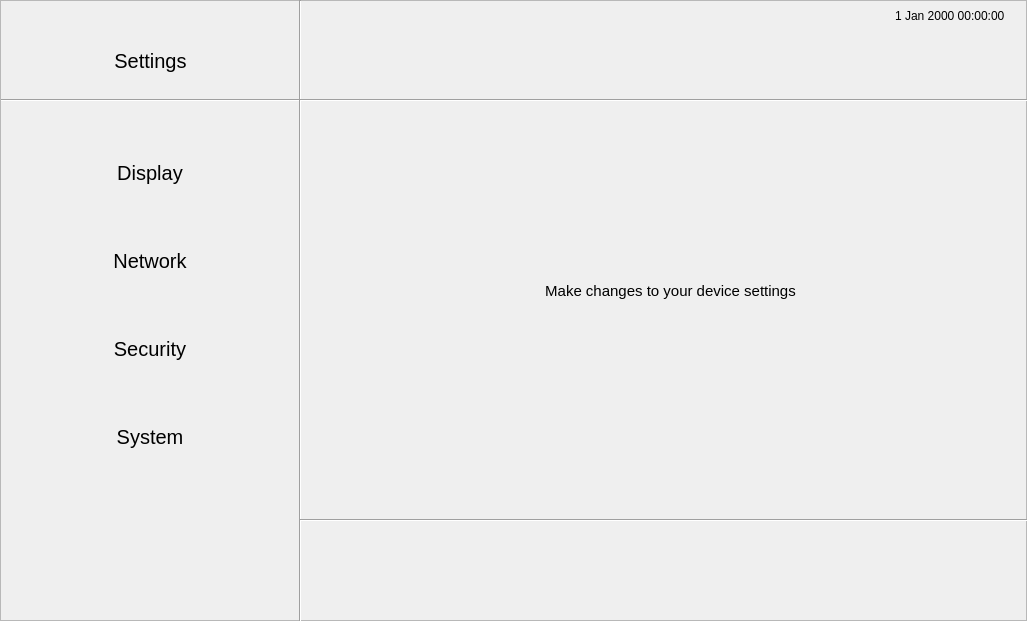
<?xml version="1.0" encoding="UTF-8"?>
<ui version="4.0">
 <class>p2Settings</class>
 <widget class="QWidget" name="p2Settings">
  <property name="geometry">
   <rect>
    <x>0</x>
    <y>0</y>
    <width>1027</width>
    <height>621</height>
   </rect>
  </property>
  <property name="font">
   <font>
    <pointsize>13</pointsize>
   </font>
  </property>
  <property name="windowTitle">
   <string>Form</string>
  </property>
  <property name="styleSheet">
   <string notr="true">QPushButton#backToHome,#backToLanding,#backToHome_2{
border: 0px solid gray;
border-radius: 10px;
padding: 0 8px;
background-color: transparent;
}
QPushButton
{
border: 0;
}
QDateTimeEdit {
  background: transparent;
  border: 0px solid gray;
  border-radius: 3px;
  padding: 1px 18px 1px 3px;
  min-width: 6em;
}
QDateTimeEdit::drop-down {
  subcontrol-origin: padding;
  subcontrol-position: top right;
  width: 15px;
  border-left-width: 1px;
  border-left-color: red;
  border-left-style: solid;
  border-top-right-radius: 3px;
  border-bottom-right-radius: 3px;
}

</string>
  </property>
  <widget class="QStackedWidget" name="stackedWidget">
   <property name="geometry">
    <rect>
     <x>300</x>
     <y>30</y>
     <width>731</width>
     <height>491</height>
    </rect>
   </property>
   <widget class="QWidget" name="page2Settings">
    <widget class="QLabel" name="label_3">
     <property name="geometry">
      <rect>
       <x>120</x>
       <y>240</y>
       <width>501</width>
       <height>41</height>
      </rect>
     </property>
     <property name="font">
      <font>
       <pointsize>11</pointsize>
      </font>
     </property>
     <property name="text">
      <string>Make changes to your device settings</string>
     </property>
     <property name="alignment">
      <set>Qt::AlignCenter</set>
     </property>
    </widget>
    <widget class="Line" name="line_3">
     <property name="geometry">
      <rect>
       <x>0</x>
       <y>60</y>
       <width>731</width>
       <height>20</height>
      </rect>
     </property>
     <property name="orientation">
      <enum>Qt::Horizontal</enum>
     </property>
    </widget>
    <widget class="Line" name="line_6">
     <property name="geometry">
      <rect>
       <x>0</x>
       <y>480</y>
       <width>731</width>
       <height>20</height>
      </rect>
     </property>
     <property name="orientation">
      <enum>Qt::Horizontal</enum>
     </property>
    </widget>
   </widget>
   <widget class="QWidget" name="page2SettingsDisplay">
    <widget class="QLabel" name="label_2">
     <property name="geometry">
      <rect>
       <x>250</x>
       <y>10</y>
       <width>221</width>
       <height>41</height>
      </rect>
     </property>
     <property name="font">
      <font>
       <pointsize>15</pointsize>
      </font>
     </property>
     <property name="text">
      <string>Display</string>
     </property>
     <property name="alignment">
      <set>Qt::AlignCenter</set>
     </property>
    </widget>
    <widget class="Line" name="line">
     <property name="geometry">
      <rect>
       <x>0</x>
       <y>60</y>
       <width>731</width>
       <height>20</height>
      </rect>
     </property>
     <property name="orientation">
      <enum>Qt::Horizontal</enum>
     </property>
    </widget>
    <widget class="Line" name="line_2">
     <property name="geometry">
      <rect>
       <x>-10</x>
       <y>10</y>
       <width>20</width>
       <height>621</height>
      </rect>
     </property>
     <property name="orientation">
      <enum>Qt::Vertical</enum>
     </property>
    </widget>
    <widget class="QWidget" name="horizontalLayoutWidget_2">
     <property name="geometry">
      <rect>
       <x>0</x>
       <y>120</y>
       <width>731</width>
       <height>181</height>
      </rect>
     </property>
     <layout class="QHBoxLayout" name="horizontalLayout_3" stretch="0,0,0">
      <property name="spacing">
       <number>30</number>
      </property>
      <property name="leftMargin">
       <number>25</number>
      </property>
      <property name="topMargin">
       <number>13</number>
      </property>
      <property name="rightMargin">
       <number>30</number>
      </property>
      <property name="bottomMargin">
       <number>0</number>
      </property>
      <item>
       <layout class="QVBoxLayout" name="verticalLayout_5">
        <item>
         <widget class="QPushButton" name="wallpaper1Button">
          <property name="sizePolicy">
           <sizepolicy hsizetype="Minimum" vsizetype="Preferred">
            <horstretch>0</horstretch>
            <verstretch>0</verstretch>
           </sizepolicy>
          </property>
          <property name="text">
           <string/>
          </property>
         </widget>
        </item>
        <item>
         <widget class="QLabel" name="wallpaper1Label">
          <property name="sizePolicy">
           <sizepolicy hsizetype="Minimum" vsizetype="Minimum">
            <horstretch>0</horstretch>
            <verstretch>0</verstretch>
           </sizepolicy>
          </property>
          <property name="maximumSize">
           <size>
            <width>230</width>
            <height>35</height>
           </size>
          </property>
          <property name="font">
           <font>
            <pointsize>12</pointsize>
           </font>
          </property>
          <property name="text">
           <string>Landscape</string>
          </property>
          <property name="alignment">
           <set>Qt::AlignHCenter|Qt::AlignTop</set>
          </property>
         </widget>
        </item>
       </layout>
      </item>
      <item>
       <layout class="QVBoxLayout" name="verticalLayout_11">
        <item>
         <widget class="QPushButton" name="wallpaper2Button">
          <property name="sizePolicy">
           <sizepolicy hsizetype="Minimum" vsizetype="Preferred">
            <horstretch>0</horstretch>
            <verstretch>0</verstretch>
           </sizepolicy>
          </property>
          <property name="text">
           <string/>
          </property>
         </widget>
        </item>
        <item>
         <widget class="QLabel" name="wallpaper2Label">
          <property name="sizePolicy">
           <sizepolicy hsizetype="Minimum" vsizetype="Minimum">
            <horstretch>0</horstretch>
            <verstretch>0</verstretch>
           </sizepolicy>
          </property>
          <property name="maximumSize">
           <size>
            <width>230</width>
            <height>35</height>
           </size>
          </property>
          <property name="font">
           <font>
            <pointsize>12</pointsize>
           </font>
          </property>
          <property name="text">
           <string>Blues</string>
          </property>
          <property name="alignment">
           <set>Qt::AlignHCenter|Qt::AlignTop</set>
          </property>
         </widget>
        </item>
       </layout>
      </item>
      <item>
       <layout class="QVBoxLayout" name="verticalLayout_12">
        <item>
         <widget class="QPushButton" name="wallpaper3Button">
          <property name="sizePolicy">
           <sizepolicy hsizetype="Minimum" vsizetype="Preferred">
            <horstretch>0</horstretch>
            <verstretch>0</verstretch>
           </sizepolicy>
          </property>
          <property name="text">
           <string/>
          </property>
         </widget>
        </item>
        <item>
         <widget class="QLabel" name="wallpaper3Label">
          <property name="sizePolicy">
           <sizepolicy hsizetype="Minimum" vsizetype="Minimum">
            <horstretch>0</horstretch>
            <verstretch>0</verstretch>
           </sizepolicy>
          </property>
          <property name="maximumSize">
           <size>
            <width>230</width>
            <height>35</height>
           </size>
          </property>
          <property name="font">
           <font>
            <pointsize>12</pointsize>
           </font>
          </property>
          <property name="text">
           <string>Pyramids</string>
          </property>
          <property name="alignment">
           <set>Qt::AlignHCenter|Qt::AlignTop</set>
          </property>
         </widget>
        </item>
       </layout>
      </item>
     </layout>
    </widget>
    <widget class="QLabel" name="label_11">
     <property name="geometry">
      <rect>
       <x>10</x>
       <y>90</y>
       <width>111</width>
       <height>41</height>
      </rect>
     </property>
     <property name="font">
      <font>
       <pointsize>13</pointsize>
      </font>
     </property>
     <property name="text">
      <string>WALLPAPER</string>
     </property>
    </widget>
    <widget class="Line" name="line_17">
     <property name="geometry">
      <rect>
       <x>0</x>
       <y>480</y>
       <width>731</width>
       <height>20</height>
      </rect>
     </property>
     <property name="orientation">
      <enum>Qt::Horizontal</enum>
     </property>
    </widget>
   </widget>
   <widget class="QWidget" name="page2SettingsNetwork">
    <widget class="Line" name="line_8">
     <property name="geometry">
      <rect>
       <x>0</x>
       <y>480</y>
       <width>731</width>
       <height>20</height>
      </rect>
     </property>
     <property name="orientation">
      <enum>Qt::Horizontal</enum>
     </property>
    </widget>
    <widget class="Line" name="line_9">
     <property name="geometry">
      <rect>
       <x>-10</x>
       <y>10</y>
       <width>20</width>
       <height>621</height>
      </rect>
     </property>
     <property name="orientation">
      <enum>Qt::Vertical</enum>
     </property>
    </widget>
    <widget class="Line" name="line_10">
     <property name="geometry">
      <rect>
       <x>0</x>
       <y>60</y>
       <width>731</width>
       <height>20</height>
      </rect>
     </property>
     <property name="orientation">
      <enum>Qt::Horizontal</enum>
     </property>
    </widget>
    <widget class="QLabel" name="label_4">
     <property name="geometry">
      <rect>
       <x>250</x>
       <y>10</y>
       <width>221</width>
       <height>41</height>
      </rect>
     </property>
     <property name="font">
      <font>
       <pointsize>15</pointsize>
      </font>
     </property>
     <property name="text">
      <string>Network</string>
     </property>
     <property name="alignment">
      <set>Qt::AlignCenter</set>
     </property>
    </widget>
   </widget>
   <widget class="QWidget" name="page2SettingsSecurity">
    <widget class="Line" name="line_11">
     <property name="geometry">
      <rect>
       <x>0</x>
       <y>480</y>
       <width>731</width>
       <height>20</height>
      </rect>
     </property>
     <property name="orientation">
      <enum>Qt::Horizontal</enum>
     </property>
    </widget>
    <widget class="Line" name="line_12">
     <property name="geometry">
      <rect>
       <x>0</x>
       <y>60</y>
       <width>731</width>
       <height>20</height>
      </rect>
     </property>
     <property name="orientation">
      <enum>Qt::Horizontal</enum>
     </property>
    </widget>
    <widget class="Line" name="line_13">
     <property name="geometry">
      <rect>
       <x>-10</x>
       <y>10</y>
       <width>20</width>
       <height>621</height>
      </rect>
     </property>
     <property name="orientation">
      <enum>Qt::Vertical</enum>
     </property>
    </widget>
    <widget class="QLabel" name="label_5">
     <property name="geometry">
      <rect>
       <x>250</x>
       <y>10</y>
       <width>221</width>
       <height>41</height>
      </rect>
     </property>
     <property name="font">
      <font>
       <pointsize>15</pointsize>
      </font>
     </property>
     <property name="text">
      <string>Security</string>
     </property>
     <property name="alignment">
      <set>Qt::AlignCenter</set>
     </property>
    </widget>
   </widget>
   <widget class="QWidget" name="page2SettingsSystem">
    <widget class="Line" name="line_14">
     <property name="geometry">
      <rect>
       <x>0</x>
       <y>480</y>
       <width>731</width>
       <height>20</height>
      </rect>
     </property>
     <property name="orientation">
      <enum>Qt::Horizontal</enum>
     </property>
    </widget>
    <widget class="Line" name="line_15">
     <property name="geometry">
      <rect>
       <x>0</x>
       <y>60</y>
       <width>731</width>
       <height>20</height>
      </rect>
     </property>
     <property name="orientation">
      <enum>Qt::Horizontal</enum>
     </property>
    </widget>
    <widget class="Line" name="line_16">
     <property name="geometry">
      <rect>
       <x>-10</x>
       <y>-30</y>
       <width>20</width>
       <height>661</height>
      </rect>
     </property>
     <property name="orientation">
      <enum>Qt::Vertical</enum>
     </property>
    </widget>
    <widget class="QLabel" name="label_6">
     <property name="geometry">
      <rect>
       <x>250</x>
       <y>10</y>
       <width>221</width>
       <height>41</height>
      </rect>
     </property>
     <property name="font">
      <font>
       <pointsize>15</pointsize>
      </font>
     </property>
     <property name="text">
      <string>System</string>
     </property>
     <property name="alignment">
      <set>Qt::AlignCenter</set>
     </property>
    </widget>
    <widget class="QPushButton" name="pushButton">
     <property name="geometry">
      <rect>
       <x>320</x>
       <y>290</y>
       <width>89</width>
       <height>25</height>
      </rect>
     </property>
     <property name="text">
      <string>reboot</string>
     </property>
    </widget>
    <widget class="QPushButton" name="pushButton_2">
     <property name="geometry">
      <rect>
       <x>70</x>
       <y>290</y>
       <width>89</width>
       <height>25</height>
      </rect>
     </property>
     <property name="text">
      <string>shutdown</string>
     </property>
    </widget>
    <widget class="QPushButton" name="pushButton_3">
     <property name="geometry">
      <rect>
       <x>570</x>
       <y>290</y>
       <width>89</width>
       <height>25</height>
      </rect>
     </property>
     <property name="text">
      <string>close portal</string>
     </property>
    </widget>
   </widget>
  </widget>
  <widget class="Line" name="line_5">
   <property name="geometry">
    <rect>
     <x>0</x>
     <y>90</y>
     <width>301</width>
     <height>21</height>
    </rect>
   </property>
   <property name="orientation">
    <enum>Qt::Horizontal</enum>
   </property>
  </widget>
  <widget class="QFrame" name="frame">
   <property name="geometry">
    <rect>
     <x>0</x>
     <y>0</y>
     <width>1027</width>
     <height>621</height>
    </rect>
   </property>
   <property name="frameShape">
    <enum>QFrame::StyledPanel</enum>
   </property>
   <property name="frameShadow">
    <enum>QFrame::Raised</enum>
   </property>
   <widget class="QDateTimeEdit" name="dateTimeEdit">
    <property name="geometry">
     <rect>
      <x>890</x>
      <y>0</y>
      <width>201</width>
      <height>31</height>
     </rect>
    </property>
   </widget>
   <widget class="QLabel" name="label">
    <property name="geometry">
     <rect>
      <x>40</x>
      <y>40</y>
      <width>221</width>
      <height>41</height>
     </rect>
    </property>
    <property name="font">
     <font>
      <pointsize>15</pointsize>
     </font>
    </property>
    <property name="text">
     <string>Settings</string>
    </property>
    <property name="alignment">
     <set>Qt::AlignCenter</set>
    </property>
   </widget>
   <widget class="QPushButton" name="backToLanding">
    <property name="geometry">
     <rect>
      <x>20</x>
      <y>30</y>
      <width>71</width>
      <height>61</height>
     </rect>
    </property>
    <property name="text">
     <string/>
    </property>
   </widget>
   <widget class="QPushButton" name="backToHome">
    <property name="geometry">
     <rect>
      <x>630</x>
      <y>530</y>
      <width>71</width>
      <height>61</height>
     </rect>
    </property>
    <property name="text">
     <string/>
    </property>
   </widget>
   <widget class="QWidget" name="verticalLayoutWidget_2">
    <property name="geometry">
     <rect>
      <x>0</x>
      <y>110</y>
      <width>301</width>
      <height>391</height>
     </rect>
    </property>
    <layout class="QVBoxLayout" name="verticalLayout_3">
     <property name="spacing">
      <number>0</number>
     </property>
     <item>
      <widget class="QPushButton" name="displaySettingsButton_2">
       <property name="sizePolicy">
        <sizepolicy hsizetype="Minimum" vsizetype="Minimum">
         <horstretch>0</horstretch>
         <verstretch>0</verstretch>
        </sizepolicy>
       </property>
       <property name="maximumSize">
        <size>
         <width>300</width>
         <height>50</height>
        </size>
       </property>
       <property name="font">
        <font>
         <pointsize>15</pointsize>
        </font>
       </property>
       <property name="text">
        <string>Display</string>
       </property>
      </widget>
     </item>
     <item>
      <widget class="QPushButton" name="networkSettingsButton_2">
       <property name="sizePolicy">
        <sizepolicy hsizetype="Minimum" vsizetype="Minimum">
         <horstretch>0</horstretch>
         <verstretch>0</verstretch>
        </sizepolicy>
       </property>
       <property name="maximumSize">
        <size>
         <width>300</width>
         <height>50</height>
        </size>
       </property>
       <property name="font">
        <font>
         <pointsize>15</pointsize>
        </font>
       </property>
       <property name="text">
        <string>Network</string>
       </property>
      </widget>
     </item>
     <item>
      <widget class="QPushButton" name="securitySettingsButton_2">
       <property name="sizePolicy">
        <sizepolicy hsizetype="Minimum" vsizetype="Minimum">
         <horstretch>0</horstretch>
         <verstretch>0</verstretch>
        </sizepolicy>
       </property>
       <property name="maximumSize">
        <size>
         <width>300</width>
         <height>50</height>
        </size>
       </property>
       <property name="font">
        <font>
         <pointsize>15</pointsize>
        </font>
       </property>
       <property name="text">
        <string>Security</string>
       </property>
      </widget>
     </item>
     <item>
      <widget class="QPushButton" name="systemSettingsButton_2">
       <property name="sizePolicy">
        <sizepolicy hsizetype="Minimum" vsizetype="Minimum">
         <horstretch>0</horstretch>
         <verstretch>0</verstretch>
        </sizepolicy>
       </property>
       <property name="maximumSize">
        <size>
         <width>300</width>
         <height>50</height>
        </size>
       </property>
       <property name="font">
        <font>
         <pointsize>15</pointsize>
        </font>
       </property>
       <property name="text">
        <string>System</string>
       </property>
      </widget>
     </item>
    </layout>
   </widget>
   <widget class="Line" name="line_18">
    <property name="geometry">
     <rect>
      <x>290</x>
      <y>0</y>
      <width>20</width>
      <height>631</height>
     </rect>
    </property>
    <property name="orientation">
     <enum>Qt::Vertical</enum>
    </property>
   </widget>
  </widget>
  <zorder>line_5</zorder>
  <zorder>frame</zorder>
  <zorder>stackedWidget</zorder>
 </widget>
 <resources/>
 <connections/>
</ui>
